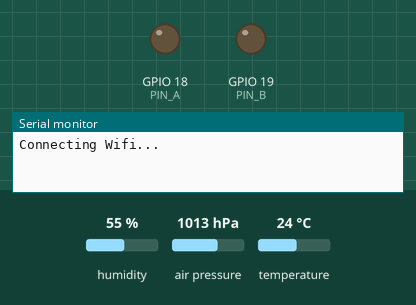
This sketch was run on a simulated ESP32. Shown: output pins drawn as LEDs (lit = HIGH), the last lines printed to the serial monitor. The test bench sets the inputs (shaded band); at power-on: humidity 55 %, air pressure 1013 hPa, temperature 24 °C. WiFi joins after 1.5 s; servers stay silent unless stated; the local clock reads 2024-03-15 10:24:30 at power-on unless the sketch sets it.

Above: at 0.1 s.
At 69.6 s:
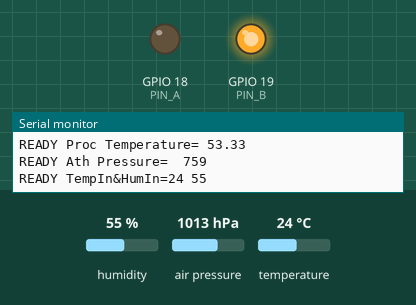
Timing chart, 0 to 74.0 s (numbered marks = the images above):
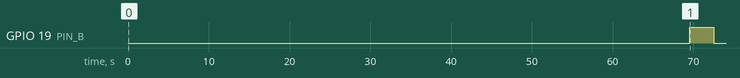

Measured:
- by itself, GPIO 19 (PIN_B): LOW → HIGH at 69.5 s, → LOW 3.0 s later

The sketch:

ard_nex_text_four.ino
```cpp
#ifdef __cplusplus  //=========================темпереатура чипа
extern "C" {
#endif
uint8_t temprature_sens_read();
#ifdef __cplusplus
}
#endif
#include <WiFi.h>                                               //wifi library
#include <WiFiUdp.h>                                            // wifi library 2
#include <WiFiMulti.h>                                          // wifi multi connect library
#include <Wire.h>
#include <TimeLib.h>      //библиотека времени C
#include <Adafruit_BMP085.h>                                    //
#include "RTClib.h"
#include "SHT21.h"
#define SDA_PIN 21                                              //Connect VCC of the BMP085&SHT21 sensor to 3.3V (NOT 5.0V!), Connect GND to Ground
#define SCL_PIN 22
#define PIN_A 18
#define PIN_B 19
#define SERIAL1_RXPIN 14
#define SERIAL1_TXPIN 13
#define SERIAL2_RXPIN 16
#define SERIAL2_TXPIN 17
//unsigned long prevMillis = 0;
uint8_t temprature_sens_read();
RTC_DS1307 rtc;                                                 //Connect SCL to i2c clock - pin 22 esp32 thats Analog 5,Connect SDA to i2c data - pin 21 esp32 thats Analog 4
SHT21 SHT21;
Adafruit_BMP085 bmp;
HardwareSerial Serial1(1);
HardwareSerial Serial2(2);                                              // pin 16=RX, pin 17=TX
byte cmd[9] = {0xFF, 0x01, 0x86, 0x00, 0x00, 0x00, 0x00, 0x00, 0x79};   //mh-z19 готовая посылка для запроса MH-Z19
byte cmdstartdust[19] = {0xAA, 0xB4, 0x02, 0x01, 0x01, 0x00, 0x00, 0x00, 0x00, 0x00, 0x00, 0x00, 0x00, 0x00, 0x00, 0xFF, 0xFF, 0x02, 0xAB};
byte cmdgetdust[19] =   {0xAA, 0xB4, 0x04, 0x00, 0x00, 0x00, 0x00, 0x00, 0x00, 0x00, 0x00, 0x00, 0x00, 0x00, 0x00, 0xFF, 0xFF, 0x02, 0xAB};
byte cmdstartfen[9] = {0xFF, 0x01, 0x78, 0x41, 0x00, 0x00, 0x00, 0x00, 0x46};
byte cmdgetfen[9] =  {0xFF, 0x01, 0x86, 0x00, 0x00, 0x00, 0x00, 0x00, 0x79};
boolean dust = false;
boolean fen = false;
boolean trig = false;
boolean sem0, sem1, sem2, sem;
byte cmdfen[9] = {0xFF, 0x01, 0x78, 0x41, 0x00, 0x00, 0x00, 0x00, 0x46};
unsigned char response[9];//mh-z19
unsigned char responsesds[10];
unsigned char responsefen[10];
unsigned long LastTime, Time1, Time2, Time3;                                   // счетчики
int inter67 = 67000;
int inter31 = 31000;
int inter17 = 17000;
int inter7 = 7000;
int inter5 = 5000;
int inter1 = 1000;
int tyear, tday, tmonth, thour, tminute, tsecond;
uint8_t temp_farenheit;                                                 //for chip's Temp
float temp_celsius;
String input_string = "";//эту фигню нужно переделать....
String temp_out = "";
String hum_out = "";
String batt_out = "";
IPAddress timeServerIP;                          //for NTP
const char* ntpServerName = "ru.pool.ntp.org";
int TIMEZONE = 2;
const int NTP_PACKET_SIZE = 48;
byte packetBuffer[ NTP_PACKET_SIZE];
WiFiUDP udp;
WiFiMulti WiFiMulti;
unsigned int  localPort = 2390;      // local port to listen for UDP packets
unsigned long ntp_time = 0;
long  t_correct        = 0;
unsigned long cur_ms   = 0;
unsigned long ms1      = 0;
unsigned long ms2      = 10000000UL;
unsigned long t_cur    = 0;
unsigned int err_count = 0;
unsigned long realtime = 0;
uint16_t     vdd       = 0;
unsigned long timing;
unsigned long curMillis;
long tempi = 0;
long humi = 0;
long barin = 0;
unsigned int ppm = 0;
unsigned int dust25 = 0;
unsigned int dust10 = 0;
unsigned int fenolF = 0;
unsigned int fenolA = 0;
void Connect(void)  {   // ----------подключение к сетке
  WiFiMulti.addAP("WOLFIES", "messwiththebestdieliketherest");
  WiFiMulti.addAP("inok_open", "open__inok");
  WiFiMulti.addAP("AndroidAP", "123456789");
  Serial.println("Connecting Wifi...");
  if (WiFiMulti.run() == WL_CONNECTED)     {
    Serial.println("");
    Serial.print("WiFi connected");
    Serial.println("IP address: ");
    Serial.println(WiFi.localIP());
  }
}
bool GetNTP(void)                               {     //--ПОЛУЧЕНИЕ ВРЕМЕНИ
  WiFi.hostByName(ntpServerName, timeServerIP);
  sendNTPpacket(timeServerIP);
  delay(1000);
  int cb = udp.parsePacket();
  if (!cb) {
    Serial.println(">>>>>>>>>>No packet yet");     return false;
  } else {
    Serial.print("packet received, length=");
    Serial.println(cb);
    udp.read(packetBuffer, NTP_PACKET_SIZE); // Читаем пакет в буфер
    unsigned long highWord = word(packetBuffer[40], packetBuffer[41]);// 4 байта начиная с 40-го сождержат таймстамп времени - число секунд
    unsigned long lowWord = word(packetBuffer[42], packetBuffer[43]); // от 01.01.1900
    unsigned long secsSince1900 = highWord << 16 | lowWord;          // Конвертируем два слова в переменную long
    const unsigned long seventyYears = 2208988800UL;                 // Конвертируем в UNIX-таймстамп (число секунд от 01.01.1970
    unsigned long epoch = secsSince1900 - seventyYears;
    ntp_time = epoch + TIMEZONE * 3600; // Делаем поправку на местную тайм-зону
    Serial.print("Unix time = ");
    Serial.println(ntp_time);
    time_t utcCalc = ntp_time;
    tyear = year(utcCalc);
    tmonth = month(utcCalc);
    tday = day(utcCalc);
    thour = hour(utcCalc);
    tminute = minute(utcCalc);
    tsecond = second(utcCalc);
    rtc.adjust(DateTime(tyear, tmonth, tday, thour, tminute, tsecond));
    Serial.print( year(utcCalc )) ;   Serial.print( ":" );
    Serial.print( month(utcCalc )) ;    Serial.print( ":" );
    Serial.print( day(utcCalc )) ;    Serial.print( ":" );
    Serial.print( hour(utcCalc )) ;   Serial.print( ":" );
    Serial.print( minute(utcCalc ) );   Serial.print( ":" );
    Serial.println( second(utcCalc ) );
  }
  return true;//true
}
void tryNTP()                                   {     //------------ПОПЫТКА ПОДКЛЮЧИТСЯ К НТП
  cur_ms = millis();                          // начало отсчета
  t_cur = cur_ms / 1000;                       // в  секундах
  if ( cur_ms < ms2 || (cur_ms - ms2) > 60000 ) // каждые 60 секунд считываем время в интернете
  { err_count++;                         // Делаем три  попытки синхронизации с интернетом
    if ( GetNTP() > 0 )
    { ms2 = cur_ms;
      err_count = 0;
      t_correct = ntp_time - t_cur;
    }
  }
  if ( err_count > 10 )
  {
    Serial.println("NTP connect false");
  }
}
unsigned long sendNTPpacket(IPAddress& address) {     //* Посылаем запрос NTP серверу на заданный адрес
  Serial.println("sending NTP packet...");
  memset(packetBuffer, 0, NTP_PACKET_SIZE);// Очистка буфера в 0
  packetBuffer[0] = 0b11100011;   // LI, Version, Mode     // Формируем строку зыпроса NTP сервера
  packetBuffer[1] = 0;     // Stratum, or type of clock
  packetBuffer[2] = 6;     // Polling Interval
  packetBuffer[3] = 0xEC;  // Peer Clock Precision
  packetBuffer[12]  = 49; // 8 bytes of zero for Root Delay & Root Dispersion
  packetBuffer[13]  = 0x4E;
  packetBuffer[14]  = 49;
  packetBuffer[15]  = 52;
  udp.beginPacket(address, 123); // Посылаем запрос на NTP сервер (123 порт)
  udp.write(packetBuffer, NTP_PACKET_SIZE);
  udp.endPacket();
}
/*void cleport() {
  if (Serial1.available() > 0) {
    char c = Serial.read();
    if (c == '0') {
      return;
    }
  }
  }*/
void sendTime()                                 {
  DateTime now = rtc.now();
  int month = now.month();
  int day = now.day();
  int dayOfTheWeek = now.dayOfTheWeek();
  int hour = now.hour();
  int minute = now.minute();
  int second(now.second());
  String phour, pmin, psec, pweek, pmon, pday;
  if (hour < 10)
  { phour = String(hour, DEC);
    phour = "0" + phour;
  }
  else {
    phour = String(hour, DEC);
  }
  if (minute < 10) {
    pmin = String(minute  , DEC);
    pmin = "0" + pmin;
  } else {
    pmin = String(minute, DEC);
  }
  if (second < 10) {
    psec = String(second, DEC);
    psec = "0" + psec;
  } else {
    psec = String(second, DEC);
  }
  switch (dayOfTheWeek) {
    case 0: pweek = "\xB2\xDe\xE1\xDA\xE0\xD5\xE1\xD5\xDD\xEC\xD5";   break; // Воскресенье
    case 1: pweek = "\xBF\xDE\xDD\xD5\xD4\xD5\xDB\xEC\xDD\xD8\xDA";   break; //Понедельник
    case 2: pweek = "\xB2\xE2\xDE\xE0\xDD\xD8\xDA";             break;
    case 3: pweek = "\xC1\xE0\xD5\xD4\xD0";                     break;
    case 4: pweek = "\xC7\xD5\xE2\xD2\xD5\xE0\xD3";             break;
    case 5: pweek = "\xBF\xEF\xE2\xDD\xD8\xE6\xD0";             break;
    case 6: pweek = "\xC1\xE3\xD1\xD1\xDE\xE2\xD0";             break;
  }
  switch (month) {
    case 1: pmon = "\xCF\xDD\xD2\xD0\xE0\xEC\xEF";                  break;
    case 2: pmon = "\xC4\xD5\xD2\xE0\xD0\xDB\xEF";              break; //цуко c  я на конце
    case 3: pmon = "\xBC\xD0\xE0\xE2";                          break;
    case 4: pmon = "\xB0 \xDF \xE0\xD5\xDB\xEF";                break;
    case 5: pmon = "\xBC\xD0\xEF";                              break;
    case 6: pmon = "\xB8\xEE\xDD\xEF";                          break;
    case 7: pmon = "\xB8\xEE\xDB\xEF";                          break;
    case 8: pmon = "\xB0\xD2\xD3\xE3\xE1\xE2";                  break;
    case 9: pmon = "\xC1\xD5\xDD\xE2\xEF\xD1\xE0\xEF";          break;
    case 10: pmon = "\xBE\xDA\xE2\xEF\xD1\xE0\xEF";             break;
    case 11: pmon = "\xBD\xDE\xEF\xD1\xE0\xEF";                 break;
    case 12: pmon = "\xB4\xD5\xDA\xD0\xD1\xE0\xEF";             break;
  }
  select(0);//---------------------------------------------------------------------------------------------------------------------   000   ----------------
  Serial1.print((String)"t8.txt=\"" + phour  + "\"" + char(255) + char(255) + char(255));
  Serial1.print((String)"t10.txt=\"" + pmin  + "\"" + char(255) + char(255) + char(255));//Serial1.print((String)"t12.txt=\"" + psec  + "\"" + char(255) + char(255) + char(255));
  Serial1.print((String)"t14.txt=\"" + pweek + "\"" + char(255) + char(255) + char(255));
  Serial1.print((String)"t15.txt=\"" + day   + "\"" + char(255) + char(255) + char(255));
  Serial1.print((String)"t16.txt=\"" + pmon  + "\"" + char(255) + char(255) + char(255));
}
void getHumTemIn()  	                          {     //--SHT21 TEMP&HUM --inside-
  float temp;
  float hum;
  hum = SHT21.getHumidity();
  humi = (round(hum * 10)) / 10; //humi = humi / 10;
  temp = SHT21.getTemperature();
  tempi = round(temp * 10) / 10;
  Serial.print("READY TempIn&HumIn="); Serial.print(tempi); Serial.print(" "); Serial.println(humi);
}
void getProcTem(void)                         	{  	  //--temperature of chip esp32
  temp_farenheit = temprature_sens_read();
  temp_celsius = ( temp_farenheit - 32 ) / 1.8;
  Serial.print("READY Proc Temperature= "); Serial.println(temp_celsius);
}
void getBarIn()    		                          {  	  //--BMP 180- Ath Pressure
  float bar;
  bar = bmp.readSealevelPressure();
  bar = (bar / 1000) * 7.50063755419211;
  barin = round(bar * 10) / 10;
  Serial.print("READY Ath Pressure=  "); Serial.println(barin);   //---------------------------------------------------------end of sendBarin
}
void getCo2In()  		                            {     //--Co2In
  select(2);
  while (Serial1.available()) {
    Serial1.read();
  }
  Serial1.write(cmd, 9);
  memset(response, 0, 9);
  Serial1.readBytes(response, 9);

  int i; //--control
  byte crc = 0;
  for (i = 1; i < 8; i++) crc += response[i];
  crc = 255 - crc;
  crc++;  //=====control

  if ( !(response[0] == 0xFF && response[1] == 0x86 && response[8] == crc) )
  { char raw[32];
    sprintf(raw, "RAW: %02X %02X %02X %02X %02X %02X %02X %02X %02X", response[0], response[1], response[2], response[3], response[4], response[5], response[6], response[7], response[8]);
    Serial.print(">>>>>>>>>>CO2 error= "); Serial.println( raw);
  } else {
    unsigned int responseHigh = (unsigned int) response[2];
    unsigned int responseLow = (unsigned int) response[3];
    ppm = (256 * responseHigh) + responseLow;
    //char raw[32];
    //sprintf(raw, "RAW: %02X %02X %02X %02X %02X %02X %02X %02X %02X", response[0], response[1], response[2], response[3], response[4], response[5], response[6], response[7], response[8]);
    //Serial.print(" CO2 = "); Serial.println( raw);
    Serial.print("READY CO2= "); Serial.println(ppm);
  }
}  //-----------------------------------------------------------end of sendCo2In
void getDustIn()  	                          	{  	  //--DUSTIn
  if (dust == false)  {
    select(3);
    while (Serial1.available())   {
      Serial1.read();
    }
    Serial1.write(cmdstartdust, 19);
    (dust = true);
  } else {
    select(3);
    while (Serial1.available()) {
      Serial1.read();
    }
    Serial1.write(cmdgetdust, 19);    //SDS-021
    memset(responsesds, 0, 10);
    Serial1.readBytes(responsesds, 10);

    int i;
    byte crc = 0;
    for (i = 2; i < 8; i++) crc += responsesds[i];
    Serial.print("<><><DUST  CRC - ");
    Serial.println(crc);

    if ( !(responsesds[0] == 0xAA && responsesds[1] == 0xC0 && responsesds[8] == crc && responsesds[9] == 0xAB) )
    { char raw[40];
      sprintf(raw, "RAW: %02X %02X %02X %02X %02X %02X %02X %02X %02X %02X", responsesds[0], responsesds[1], responsesds[2], responsesds[3], responsesds[4], responsesds[5], responsesds[6], responsesds[7], responsesds[8], responsesds[9]);
      Serial.print(">>>>>>>>>>DUST error = "); Serial.println(raw);
    } else {
      unsigned int responseHigh25 =  (int) responsesds[3];
      unsigned int responseLow25 = (int) responsesds[2];
      dust25 = ((256 * responseHigh25) + (responseLow25)) / 10;
      unsigned int responseHigh10 = (unsigned int) responsesds[5];
      unsigned int responseLow10 = (unsigned int) responsesds[4];
      dust10 = ((256 * responseHigh10) + (responseLow10)) / 10; //devide to 10
      Serial.print("READY Dust 2,5 = "); Serial.println(dust25);
      Serial.print("READY Dust  10 = "); Serial.println(dust10);
      // char raw[36];
      //   printf(raw, "RAW: %02X %02X %02X %02X %02X %02X %02X %02X %02X %02X", responsesds[0], responsesds[1], responsesds[2], responsesds[3], responsesds[4], responsesds[5], responsesds[6], responsesds[7], responsesds[8], responsesds[9]);
      //  Serial.print(" DUST = "); Serial.println(raw);
    }
  }
}
void getFenol()                                {     //-----------------------------------------------------------sendCo2In
  select(1);
  if (fen == false)  {
    Serial1.write(cmdstartfen, 9);
    (fen = true);
  } else {
    select(1);
    while (Serial1.available()) {
      Serial1.read();
    }
    Serial1.write(cmdgetfen, 9);                  //ch2o
    memset(responsefen, 0, 9);
    Serial1.readBytes(responsefen, 9);
    int i;
    byte crc = 0;
    for (i = 1; i < 8; i++) crc += responsefen[i];
    crc = 255 - crc;
    crc++;
    Serial.print("<><><FENOL CRC - ");
    Serial.println(crc);
    if ( !(responsefen[0] == 0xFF && responsefen[1] == 0x86 && responsefen[8] == crc) )
    { char raw[36];
      sprintf(raw, "RAW: %02X %02X %02X %02X %02X %02X %02X %02X %02X", responsefen[0], responsefen[1], responsefen[2], responsefen[3], responsefen[4], responsefen[5], responsefen[6], responsefen[7], responsefen[8]);
      Serial.print(">>>>>>>>>>FENOL error = "); Serial.println(raw);
    } else {
      unsigned int responseHighF = (unsigned int) responsefen[2];
      unsigned int responseLowF = (unsigned int) responsefen[3];
      fenolF = (256 * responseHighF) + (responseLowF);
      Serial.print("READY Fenol = "); Serial.println(fenolF);
      unsigned int responseHighA = (unsigned int) responsefen[6];
      unsigned int responseLowA = (unsigned int) responsefen[7];
      fenolA = (256 * responseHighA) + (responseLowA);
      Serial.print("READY LVA gas= "); Serial.println(fenolA);
      //     char raw[36];
      //    sprintf(raw, "RAW: %02X %02X %02X %02X %02X %02X %02X %02X %02X", responsefen[0], responsefen[1], responsefen[2], responsefen[3], responsefen[4], responsefen[5], responsefen[6], responsefen[7], responsefen[8]);
      //    Serial.print(" Fenol = "); Serial.println(raw);
    }
  }
}
void showAllNo()                                {     //--show all no Serial
  String tempdat = ("Tempin.txt=\"" + String(tempi) + "\"" );
  String humdat = ("Humin.txt=\"" + String(humi) + "\"" );
  String bardat = "t3.txt=\"" + String(barin) + "\"";
  String temppdat = ("t9.txt=\"" + String(temp_celsius) + "\"" );
  String co2dat = ("CO2.txt=\"" + String(ppm) + "\"" );
  String dustdat25 = ("tD25.txt=\"" + String(dust25) + "\"" );
  String dustdat10 = ("D10.txt=\"" + String(dust10) + "\"" );
  String fendatA = ("LVA.txt=\"" + String(fenolA) + "\"" );
  String fendatF = ("CH2O.txt=\"" + String(fenolF) + "\"" );
  //Serial.print("in port CO2 = ");Serial.println(co2dat);

  select(0);
  while (Serial1.available()) {
    Serial1.read();
  }
  Serial1.print(tempdat); Serial1.write(0xFF);  Serial1.write(0xFF);  Serial1.write(0xFF);
  while (Serial1.available()) {
    Serial1.read();
  }

  //--------------------------------------tea
  Serial1.print(humdat); Serial1.write(0xFF);  Serial1.write(0xFF);  Serial1.write(0xFF);
  while (Serial1.available())  {
    Serial1.read();
  }
  Serial1.print(bardat); Serial1.write(0xFF);  Serial1.write(0xFF);  Serial1.write(0xFF);
  while (Serial1.available())    {
    Serial1.read();
  }
  Serial1.print(temppdat); Serial1.write(0xFF);  Serial1.write(0xFF);  Serial1.write(0xFF);
  while (Serial1.available()) {
    Serial1.read();
  }
  Serial1.print(co2dat); Serial1.write(0xFF);  Serial1.write(0xFF);  Serial1.write(0xFF);
  while (Serial1.available()) {
    Serial1.read();
  }
  Serial1.print(dustdat25); Serial1.write(0xFF);  Serial1.write(0xFF);  Serial1.write(0xFF);
  while (Serial1.available()) {
    Serial1.read();
  }
  Serial1.print(dustdat10); Serial1.write(0xFF);  Serial1.write(0xFF);  Serial1.write(0xFF);
  while (Serial1.available()) {
    Serial1.read();
  }
  Serial1.print(fendatA); Serial1.write(0xFF);  Serial1.write(0xFF);  Serial1.write(0xFF);
  while (Serial1.available()) {
    Serial1.read();
  }
  Serial1.print(fendatF); Serial1.write(0xFF);  Serial1.write(0xFF);  Serial1.write(0xFF);
}
void select(int x)                              {     ///============On\\Off
  switch (x) {
    case 0:
      { digitalWrite(PIN_A, LOW);
        digitalWrite(PIN_B, LOW);
      }
      break;
    case 1:
      { digitalWrite(PIN_A, HIGH);
        digitalWrite(PIN_B, LOW);
      }
      break;
    case 2:
      { digitalWrite(PIN_A, LOW);
        digitalWrite(PIN_B, HIGH);
      }
      break;
    case 3:
      { digitalWrite(PIN_A, HIGH);
        digitalWrite(PIN_B, HIGH);
      }
      break;
  }
}
void remote()                                   {     // data from remote
  while (Serial2.available() > 0)
  { char c = Serial2.read();
    if (c == '#')
    { int ind1, ind2;
      ind1 = input_string.indexOf(':');
      temp_out = input_string.substring(0, ind1);
      ind2 = input_string.indexOf(':', ind1 + 1 );
      hum_out = input_string.substring(ind1 + 1, ind2);
      batt_out = input_string.substring(ind2 + 1);
      select(0);//-=-------------------------------------------------0000-----------
      Serial1.print((String)"t4.txt=\"" + temp_out + "\"" + char(255) + char(255) + char(255));
      Serial1.print((String)"t12.txt=\"" + hum_out + "\"" + char(255) + char(255) + char(255));
      Serial1.print((String)"t28.txt=\"" + batt_out + "\"" + char(255) + char(255) + char(255));
      Serial.print("READY remote sensors: ");
      Serial.print(temp_out);
      Serial.print("-");
      Serial.print(hum_out);
      Serial.print("-");
      Serial.println(batt_out);
      input_string = "";
    }
    else {
      input_string += c;
    }
  }
}
void setup()                                    {     //------------------------------------SETUP
  pinMode(PIN_A, OUTPUT);
  pinMode(PIN_B, OUTPUT);
  digitalWrite(PIN_A, LOW);
  digitalWrite(PIN_B, LOW);
  Serial.begin(9600);
  Serial1.begin(9600, SERIAL_8N1, SERIAL1_RXPIN, SERIAL1_TXPIN);
  Serial2.begin(9600, SERIAL_8N1, SERIAL2_RXPIN, SERIAL2_TXPIN);                                                 // pin 16=RX, pin 17=TX
  Wire.begin(SDA_PIN, SCL_PIN);
  Serial1.print((String)"rest" + char(255) + char(255) + char(255));
  SHT21.begin();
  if (! rtc.begin())    {
    Serial.println(">>>>>>>>>>Couldn't find RTC");
    while (1);
  }
  if (! rtc.isrunning())  { //---------------------------------------------------------здесь влупить подключение по NTP и проверку часов
    Serial.println(">>>>>>>>>>>RTC is NOT running!");
  }
  bmp.begin();
  if (!bmp.begin())      {
    Serial.println(">>>>>>>>>>>Could not find a valid BMP180 sensor, check wiring!");
    while (1);
  }
  Connect();
  tryNTP();
  LastTime = millis();
  Time1 = millis();
  Time2 = millis();
  Serial.println("<><><><><> lets running <><><><><><><>");
}
void loop()                                     {           //-------------------------LOOP
  if (millis() - LastTime > inter5)  {
    LastTime = millis();
    sendTime();
    showAllNo();
  }
  if (millis() - Time2 > inter31)  {
    Time2 = millis();
    remote();
    getProcTem();
    getBarIn();
    getHumTemIn();
  }
  if (millis() - Time1 > inter67)  {
    Time1 = millis();
    getFenol();
    getDustIn();
    getCo2In();
  }
}//--------------------------------------------------------------------------------END LOOP
/*А    Б  В    Г   Д  Е   Ж   З   И   Й    К   Л  М   Н   О    П   Р   С   Т   У   Ф  Х   Ц   Ч    Ш   Щ   Ъ   Ы   Ь   Э   Ю   Я
  B0  B1  B2  B3  B4  B5  B6  B7  B8  B9  BA  BB  BC  BD  BE  BF  C0  C1  C2  C3  C4  C5  C6  C7  C8  C9  CA  CB  CC  CD  CE  CF
  а   б   в   г   д   е   ж   з   и   й   к   л   м   н   о   п   р   с   т   у   ф   х   ц   ч   ш   щ   ъ   ы   ь   э   ю   я
  D0  D1  D2  D3  D4  D5  D6  D7  D8  D9  DA  DB  DC  DD  DE  DF  E0  E1  E2  E3  E4  E5  E6  E7  E8  E9  EA  EB  EC  ED  EE  EF

  void sendCommand(const char* cmd)
  {
  while (nexSerial.available())
  {
      nexSerial.read();
  }

  nexSerial.print(cmd);
  nexSerial.write(0xFF);
  nexSerial.write(0xFF);
  nexSerial.write(0xFF);
  }

  void serialEvent(void){
  if (Serial.available() > 0) {
    char c = Serial.read();
      if (c == '0') {
        soTrue = !soTrue;
      }
  }
  }

*/
```
